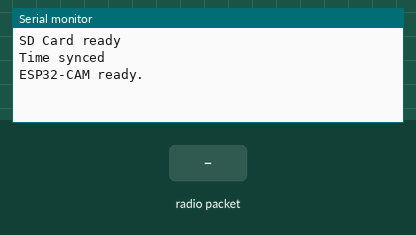
The sketch below on a simulated ESP32. Shown: the last lines printed to the serial monitor. The inputs (shaded band) are chosen by the test bench. The local clock reads 2024-03-15 10:24:30 at power-on unless the sketch sets it; storage starts empty; the camera gives no picture.

Above: at 1.5 s.
1.6 s: radio packet "CAPTURE_HIGH" arrives
At 2.4 s:
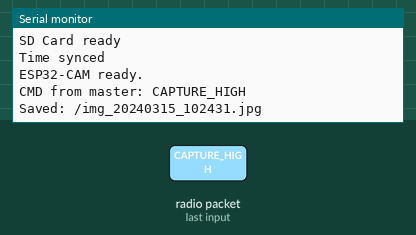
3.1 s: radio packet "CAPTURE_LOW" arrives
At 4.3 s:
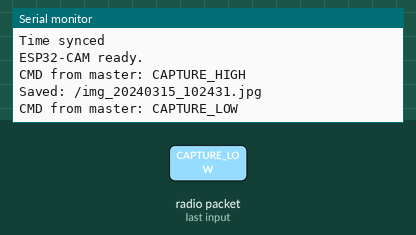
4.6 s: radio packet "1" arrives
At 5.7 s:
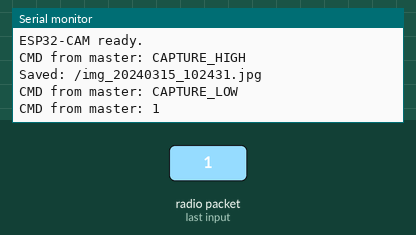

The sketch:

cam_slave.ino.ino
```cpp
// ========== ESP32-CAM MODULE (CAMERA SLAVE) ==========
// 功能：
// - 接收主控 ESP32 的 CAPTURE_HIGH / CAPTURE_LOW 指令（通过 ESP-NOW）
// - 拍照并分析图像（是否断裂）
// - CAPTURE_HIGH：保存图像到 SD 卡并回复 PHOTO_DONE
// - CAPTURE_LOW：仅分析图像，如异常发送 BROKEN，否则回复 PHOTO_DONE
// - 看门狗复体机制（10秒）

#include <esp_camera.h>
#include <WiFi.h>
#include <esp_now.h>
#include <FS.h>
#include <SD_MMC.h>
#include <time.h>
#include "esp_task_wdt.h"

#define PWDN_GPIO_NUM    -1
#define RESET_GPIO_NUM   -1
#define XCLK_GPIO_NUM    21
#define SIOD_GPIO_NUM    26
#define SIOC_GPIO_NUM    27
#define Y9_GPIO_NUM      35
#define Y8_GPIO_NUM      34
#define Y7_GPIO_NUM      39
#define Y6_GPIO_NUM      36
#define Y5_GPIO_NUM      19
#define Y4_GPIO_NUM      18
#define Y3_GPIO_NUM       5
#define Y2_GPIO_NUM       4
#define VSYNC_GPIO_NUM   25
#define HREF_GPIO_NUM    23
#define PCLK_GPIO_NUM    22

uint8_t masterAddress[] = { 0x24, 0x6F, 0x28, 0x12, 0x34, 0x56 };  // 替换为主控 ESP32 的 MAC

String getTimeString() {
  struct tm timeinfo;
  if (!getLocalTime(&timeinfo)) return "no_time";
  char buf[20];
  strftime(buf, sizeof(buf), "%Y%m%d_%H%M%S", &timeinfo);
  return String(buf);
}

void setupCamera() {
  camera_config_t config;
  config.ledc_channel = LEDC_CHANNEL_0;
  config.ledc_timer   = LEDC_TIMER_0;
  config.pin_d0 = Y2_GPIO_NUM; config.pin_d1 = Y3_GPIO_NUM;
  config.pin_d2 = Y4_GPIO_NUM; config.pin_d3 = Y5_GPIO_NUM;
  config.pin_d4 = Y6_GPIO_NUM; config.pin_d5 = Y7_GPIO_NUM;
  config.pin_d6 = Y8_GPIO_NUM; config.pin_d7 = Y9_GPIO_NUM;
  config.pin_xclk = XCLK_GPIO_NUM; config.pin_pclk = PCLK_GPIO_NUM;
  config.pin_vsync = VSYNC_GPIO_NUM; config.pin_href = HREF_GPIO_NUM;
  config.pin_sscb_sda = SIOD_GPIO_NUM; config.pin_sscb_scl = SIOC_GPIO_NUM;
  config.pin_pwdn = PWDN_GPIO_NUM; config.pin_reset = RESET_GPIO_NUM;
  config.xclk_freq_hz = 20000000;
  config.pixel_format = PIXFORMAT_JPEG;
  config.frame_size = FRAMESIZE_QVGA;
  config.jpeg_quality = 10;
  config.fb_count = 1;
  if (esp_camera_init(&config) != ESP_OK) {
    Serial.println("Camera init failed"); while (true);
  }
}

void setupSD() {
  if (!SD_MMC.begin()) {
    Serial.println("SD Card init failed"); while (true);
  }
  Serial.println("SD Card ready");
}

bool isImageAbnormal(camera_fb_t *fb) {
  return fb->len < 10000;
}

void saveImageToSD(camera_fb_t *fb) {
  String filename = "/img_" + getTimeString() + ".jpg";
  File file = SD_MMC.open(filename, FILE_WRITE);
  if (!file) {
    Serial.println("Failed to open SD file for writing");
    return;
  }
  file.write(fb->buf, fb->len);
  file.close();
  Serial.println("Saved: " + filename);
}

void sendReply(const char *msg) {
  esp_now_send(masterAddress, (uint8_t *)msg, strlen(msg));
}

void handleCommand(String cmd) {
  camera_fb_t *fb = esp_camera_fb_get();
  if (!fb) { Serial.println("Camera fail"); esp_restart(); return; }
  bool abnormal = isImageAbnormal(fb);
  if (cmd == "CAPTURE_HIGH") {
    saveImageToSD(fb);
    sendReply("PHOTO_DONE");
  } else if (cmd == "CAPTURE_LOW") {
    if (abnormal) sendReply("BROKEN");
    else sendReply("PHOTO_DONE");
  }
  esp_camera_fb_return(fb);
}

void onReceive(const esp_now_recv_info_t *recvInfo, const uint8_t *data, int len) {
  String msg = "";
  for (int i = 0; i < len; i++) msg += (char)data[i];
  msg.trim();
  Serial.println("CMD from master: " + msg);
  handleCommand(msg);
}

void setupTime() {
  configTime(9 * 3600, 0, "ntp.jst.mfeed.ad.jp", "ntp.nict.jp");
  struct tm timeinfo;
  int retries = 0;
  while (!getLocalTime(&timeinfo) && retries < 20) {
    delay(500); retries++;
  }
  if (retries >= 20) {
    Serial.println("NTP sync failed");
  } else {
    Serial.println("Time synced");
  }
}

void setupESPNOW() {
  WiFi.mode(WIFI_STA);
  WiFi.disconnect();
  if (esp_now_init() != ESP_OK) { Serial.println("ESP-NOW init fail"); while (true); }
  esp_now_register_recv_cb(onReceive);
  esp_now_peer_info_t peerInfo = {};
  memcpy(peerInfo.peer_addr, masterAddress, 6);
  peerInfo.channel = 0; peerInfo.encrypt = false;
  esp_now_add_peer(&peerInfo);
}

void setup() {
  Serial.begin(115200);
  setupCamera();
  setupSD();
  setupTime();
  setupESPNOW();

  const esp_task_wdt_config_t wdt_config = {
    .timeout_ms = 10000,
    .idle_core_mask = (1 << portNUM_PROCESSORS) - 1,
    .trigger_panic = true
  };
  esp_task_wdt_init(&wdt_config);
  esp_task_wdt_add(NULL);

  Serial.println("ESP32-CAM ready.");
}

void loop() {
  esp_task_wdt_reset();
  delay(100);
}
```

Measured:
- after the input at 1.6 s, the serial monitor: prints a new line at once (image 1)
- after the input at 3.1 s, the serial monitor: prints a new line at once (image 2)
- after the input at 4.6 s, the serial monitor: prints a new line at once (image 3)
